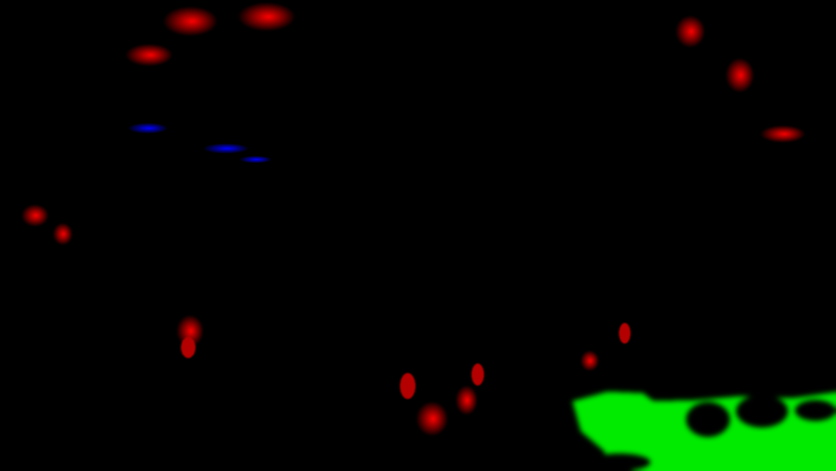
#> input picture art/backgrounds/farm/environment.png, 1672 x 941 px (shown at 1/2 size)
$ python refine_masks.py
#> lines starting #> are read from the running program, lines starting #| are printed output that depends on the picture
from PIL import Image, ImageDraw, ImageFilter
from pathlib import Path
p=Path(__file__).resolve().parents[2]/'art/backgrounds/farm'
im=Image.open(p/'environment.png').convert('RGB')
#> im is the input picture: PIL image 1672x941 RGB; mean R, G, B 2.3, 8.6, 0.2
r,g,b=im.split()
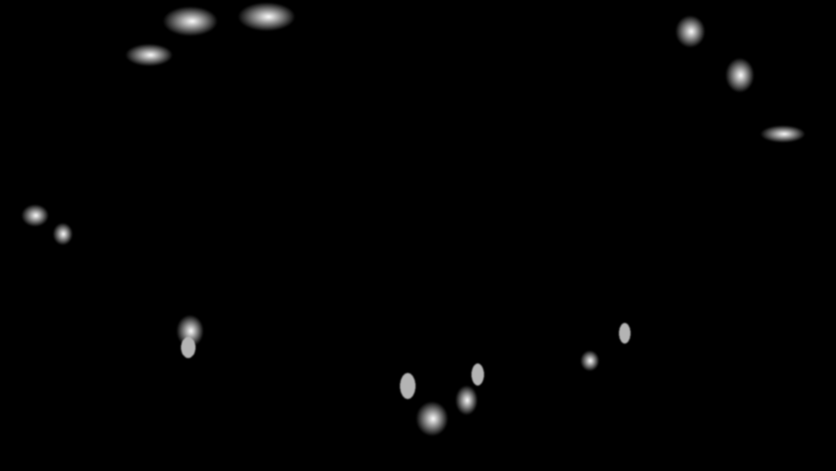
#> r: PIL image 1672x941 L (shown at 1/2 size); min 0, max 243, mean 2.3
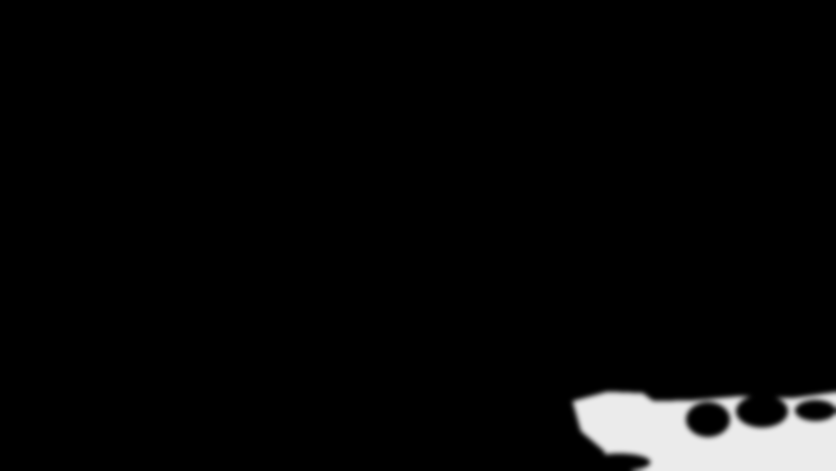
#> g: PIL image 1672x941 L (shown at 1/2 size); min 0, max 235, mean 8.6
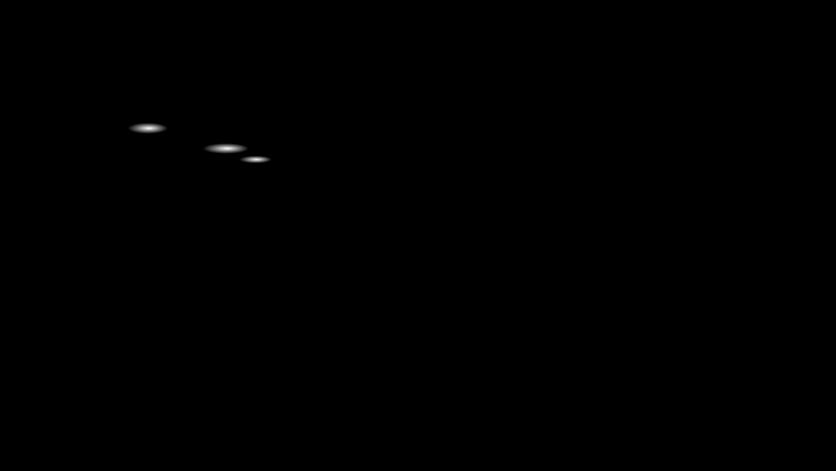
#> b: PIL image 1672x941 L (shown at 1/2 size); min 0, max 255, mean 0.2
water=Image.new('L',im.size)
#> water: PIL image 1672x941 L; every value is 0
d=ImageDraw.Draw(water)
d.polygon([(1145,802),(1215,783),(1285,786),(1306,802),(1390,800),(1480,792),(1584,796),(1671,784),(1671,940),(1218,940),(1208,901),(1162,862)],fill=235)
# Water lilies and their floating leaves remain fixed, as do bank rocks and bridge.
for box in [(1372,804,1459,873),(1472,790,1575,854),(1590,800,1671,841),(1176,907,1300,941)]:
 d.ellipse(box,fill=0)
water=water.filter(ImageFilter.GaussianBlur(5))
# Extend gentle movement to a few distinct marginal grass/flower clumps.
rd=ImageDraw.Draw(r)
for box in [(800,746,830,797),(943,727,967,770),(1238,646,1260,686),(362,674,390,715)]:
 rd.ellipse(box,fill=180)
r=r.filter(ImageFilter.GaussianBlur(1.5))
Image.merge('RGB',(r,water,b)).save(p/'environment.png')

$ run again, with art/backgrounds/farm/detail.png copied over art/backgrounds/farm/environment.png
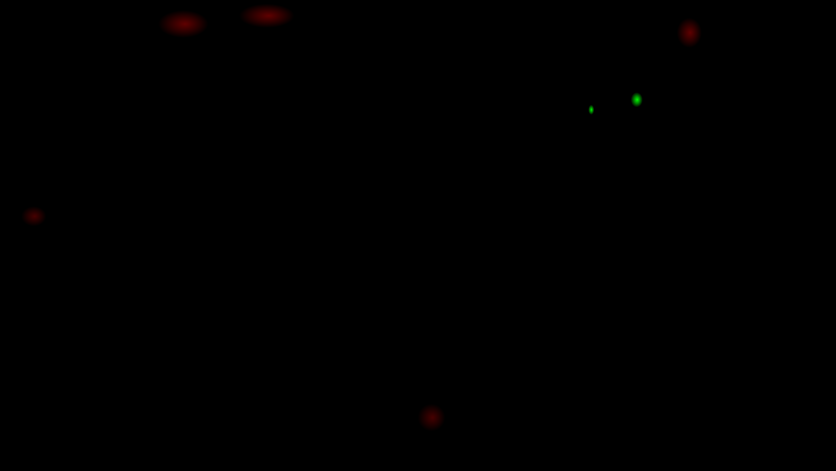
#> input picture art/backgrounds/farm/detail.png, 1672 x 941 px (shown at 1/2 size)
#> b: PIL image 1672x941 L; every value is 0
#> `Image.merge('RGB',(r,water,b)).save(p/'environment.png')`:
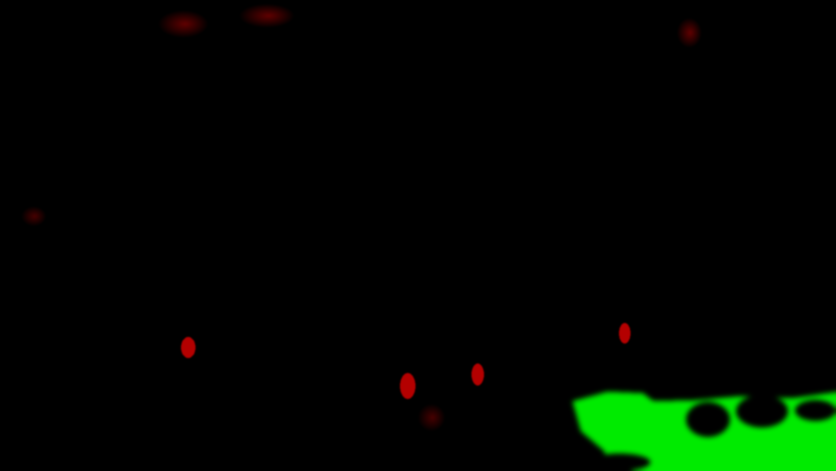
#> saved as environment.png: PIL image 1672x941 RGB (shown at 1/2 size); mean R, G, B 0.7, 8.6, 0
